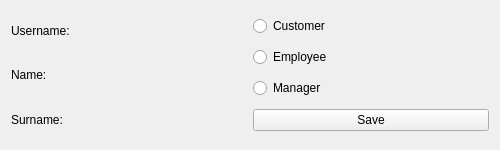
<?xml version="1.0" encoding="UTF-8"?>
<ui version="4.0">
 <class>ManagerUserWidget</class>
 <widget class="QWidget" name="ManagerUserWidget">
  <property name="geometry">
   <rect>
    <x>0</x>
    <y>0</y>
    <width>500</width>
    <height>150</height>
   </rect>
  </property>
  <property name="windowTitle">
   <string>XKOMX</string>
  </property>
  <layout class="QHBoxLayout" name="horizontalLayout_4">
   <item>
    <layout class="QVBoxLayout" name="verticalLayout_2">
     <item>
      <layout class="QHBoxLayout" name="horizontalLayout_3">
       <item>
        <widget class="QLabel" name="lbUsername_">
         <property name="minimumSize">
          <size>
           <width>60</width>
           <height>0</height>
          </size>
         </property>
         <property name="maximumSize">
          <size>
           <width>60</width>
           <height>16777215</height>
          </size>
         </property>
         <property name="text">
          <string>Username:</string>
         </property>
        </widget>
       </item>
       <item>
        <widget class="QLabel" name="lbUsername">
         <property name="text">
          <string/>
         </property>
        </widget>
       </item>
      </layout>
     </item>
     <item>
      <layout class="QHBoxLayout" name="horizontalLayout">
       <item>
        <widget class="QLabel" name="lbName_">
         <property name="minimumSize">
          <size>
           <width>60</width>
           <height>0</height>
          </size>
         </property>
         <property name="maximumSize">
          <size>
           <width>60</width>
           <height>16777215</height>
          </size>
         </property>
         <property name="text">
          <string>Name:</string>
         </property>
        </widget>
       </item>
       <item>
        <widget class="QLabel" name="lbName">
         <property name="text">
          <string/>
         </property>
        </widget>
       </item>
      </layout>
     </item>
     <item>
      <layout class="QHBoxLayout" name="horizontalLayout_2">
       <item>
        <widget class="QLabel" name="lbSurname_">
         <property name="minimumSize">
          <size>
           <width>60</width>
           <height>0</height>
          </size>
         </property>
         <property name="maximumSize">
          <size>
           <width>60</width>
           <height>16777215</height>
          </size>
         </property>
         <property name="text">
          <string>Surname:</string>
         </property>
        </widget>
       </item>
       <item>
        <widget class="QLabel" name="lbSurname">
         <property name="text">
          <string/>
         </property>
        </widget>
       </item>
      </layout>
     </item>
    </layout>
   </item>
   <item>
    <layout class="QVBoxLayout" name="verticalLayout">
     <item>
      <widget class="QRadioButton" name="rbtnCustomer">
       <property name="text">
        <string>Customer</string>
       </property>
      </widget>
     </item>
     <item>
      <widget class="QRadioButton" name="rbtnEmployee">
       <property name="text">
        <string>Employee</string>
       </property>
      </widget>
     </item>
     <item>
      <widget class="QRadioButton" name="rbtnManager">
       <property name="text">
        <string>Manager</string>
       </property>
      </widget>
     </item>
     <item>
      <widget class="QPushButton" name="btnEdit">
       <property name="text">
        <string>Save</string>
       </property>
      </widget>
     </item>
    </layout>
   </item>
  </layout>
 </widget>
 <resources/>
 <connections/>
</ui>
